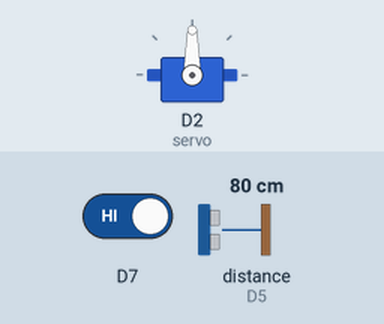
This sketch was run on a simulated ESP8266 (NodeMCU). Shown: servo. Wiring (inferred from the names in the program): ultrasonic range finder: trigger D6; echo D5. The test bench sets the inputs (shaded band); at power-on: D7 HIGH, distance to the obstacle (sensor on D5) 80 cm. The echo pulse lasts 58.3 µs per cm; WiFi joins after 1.5 s; servers stay silent unless stated.

Above: at 5.0 s.
5.1 s: D7 driven LOW
At 6.6 s:
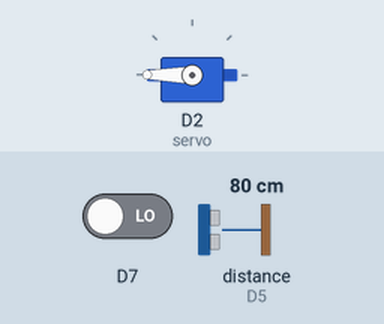
7.3 s: D7 driven HIGH
At 10.0 s:
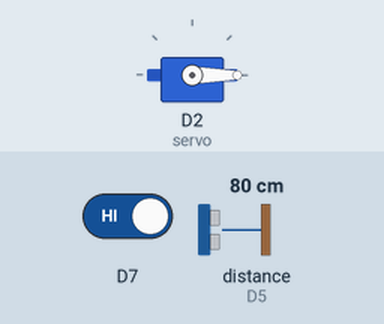
Timing chart, 0 to 11.5 s (numbered marks = the images above; inputs shaded):
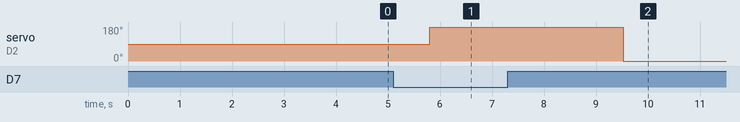

The sketch:

Code_BTL_Nhom10.ino
```cpp
#define BLYNK_TEMPLATE_ID "TMPL6IyLipRyX"
#define BLYNK_TEMPLATE_NAME "thungracthongminh"
#define BLYNK_AUTH_TOKEN "WvGlxfASYqNnvyWxluQ31qSzEA1RKFSL"

#define BLYNK_PRINT Serial
#include <ESP8266WiFi.h>
#include <BlynkSimpleEsp8266.h>

char auth[] = BLYNK_AUTH_TOKEN;
char ssid[] = "Phon";
char pass[] = "Phong1234t";

BlynkTimer timer;

#define echoPin D5
#define trigPin D6
#include <Servo.h>
Servo servo;
long duration;
int distance;
int binLevel = 0;
int servoPosition = 0;

// Declare function prototype
BLYNK_WRITE_DEFAULT();

void SMESensor()
{
  int ir = digitalRead(D7);
  if (ir == LOW)
  {
    // Kiểm tra điều kiện trước khi quay servo
    if (distance > 3 && binLevel < 100)
    {
      servo.write(180);
      servoPosition = 180;
      for (int i = 0; i < 35; i++)
      {
        Blynk.virtualWrite(V2, servoPosition);
        ultrasonic();
        delay(100);
      }
      servo.write(0);
      servoPosition = 0;
      Blynk.virtualWrite(V2, servoPosition);
    }
  }
  if (ir == HIGH)
  {
    ultrasonic();
    delay(200);
  }
}

void ultrasonic()
{
  digitalWrite(trigPin, LOW);
  delayMicroseconds(2);
  digitalWrite(trigPin, HIGH);
  delayMicroseconds(10);
  digitalWrite(trigPin, LOW);
  duration = pulseIn(echoPin, HIGH);
  distance = duration * 0.034 / 2;
  binLevel = (27-distance)/24*100;
  Blynk.virtualWrite(V0, distance);
  Blynk.virtualWrite(V1, binLevel);

  // Kiểm tra nếu distance <= 3cm hoặc binLevel >= 100%, gửi thông báo đến Blynk
  if (distance <= 3 || binLevel >= 100)
  {
    Blynk.virtualWrite(V4, "RÁC ĐẦY, HÃY ĐỔ RÁC ĐỂ TIẾP TỤC\n SỬ DỤNG!");
  }
  else
  {
    Blynk.virtualWrite(V4, "Hãy cho tôi rác!");
  }
}

BLYNK_WRITE_DEFAULT()
{
  int value = param.asInt();
  if (value == 1 && distance > 3 && binLevel < 100)
  {
    servo.write(180);
    servoPosition = 180;
    Blynk.virtualWrite(V2, servoPosition);
  }
  else
  {
    servo.write(0);
    servoPosition = 0;
    Blynk.virtualWrite(V2, servoPosition);
  }
}

void setup()
{
  Serial.begin(9600);
  servo.attach(D2, 500, 2500);
  pinMode(D7, INPUT);
  pinMode(trigPin, OUTPUT);
  pinMode(echoPin, INPUT);
  Blynk.begin(auth, ssid, pass);
  delay(2000);
  timer.setInterval(1000L, SMESensor);
}

void loop()
{
  Blynk.run();
  timer.run();
}
```

Measured:
- after the input at 5.1 s, servo on D2 (servo): 90° → 180° after 0.70 s
- after the input at 7.3 s, servo on D2 (servo): 180° → 0° after 2.2 s
